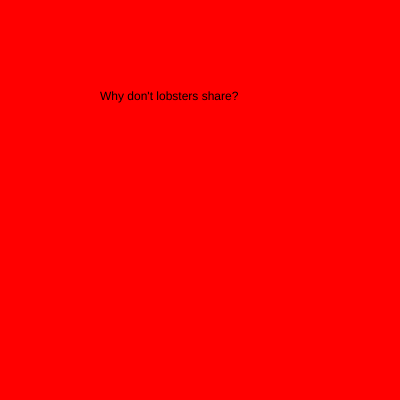
Frame 1 (no input)
Frame 60 (no input): identical to frame 1, image omitted
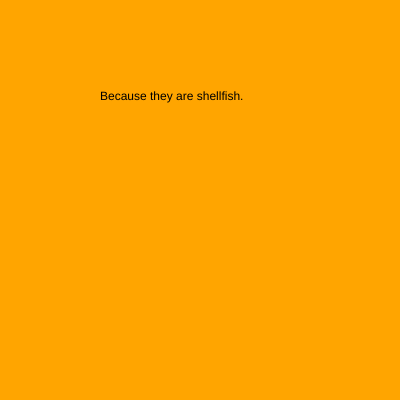
Frame 120 (the mouse pressed at the canvas centre since frame 60)

The p5.js sketch that drew these frames (run headless with seeded random() and noise() and a simulated clock; from frame 60 on, the mouse is pressed at the canvas centre):

// p5.js sketch
// ── sketch.js
let state = 0;
let timer =0;
function setup() {
  createCanvas(400, 400);
}

function draw() {
  background(220);
  switch(state) {
     case 0:
      background('red');
      text("Why don't lobsters share?",100,100);
      break ;
      case 1:
      background('orange');
      text("Because they are shellfish.",100,100);
      break ;

  }
     timer++ ;
  if (timer > 1*60) {
    timer=0;
    state++;
    if (state>1) {
      state=0;
  }

  }
}


function mouseReleased(){
  state++ ;
  if(state>2){
    state=0;
  }

}
